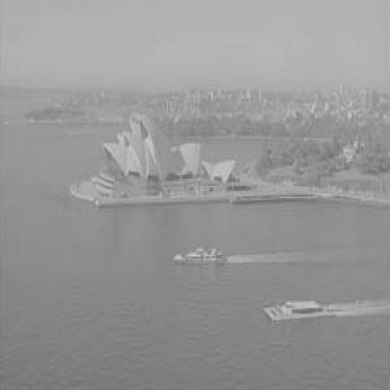
#> input picture ImageReader/photo.png, 390 x 390 px
$ python ImReader.py
#> lines starting #> are read from the running program, lines starting #| are printed output that depends on the picture
import sys
import numpy as np
import matplotlib.pyplot as plt
byte =0;
i = 0;
j = 0;
A= np.zeros((390,390));
fig, (ax1,ax2) = plt.subplots(1, 2)
file = open('output.txt','r')
#> (reads ImageReader/output.txt from the repository)
for line in file:
    j+=1;
    if(j > 389):
        i+=1;
        j=0;
    for character in line:
        byte = byte*10;
        #print(i,j)
        if(character != '\n'):
            byte = byte +int(character, 16);
        else:
            A[i,j] = byte;
            byte = 0;
B = plt.imread("photo.png")
#> B is the input picture: shape (390, 390, 4) float32; mean R, G, B, A 0.591, 0.591, 0.591, 1
ax1.imshow(B,cmap='gray');
ax1.set_title("Imagen Original")
ax2.imshow (A,cmap='gray');
ax2.set_title("Imagen Ecualizada")
plt.show();
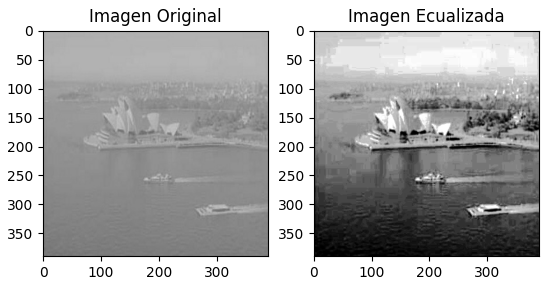
#> figure drawn by matplotlib, 2 panels
